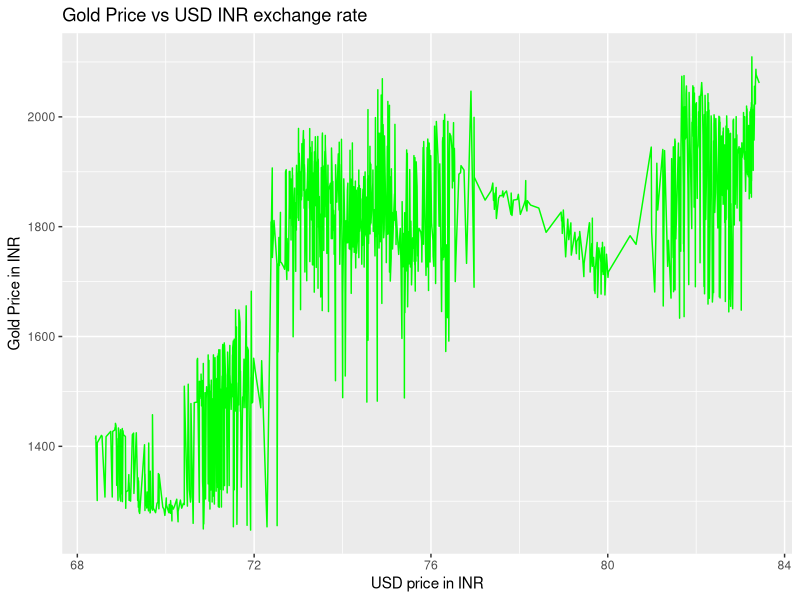
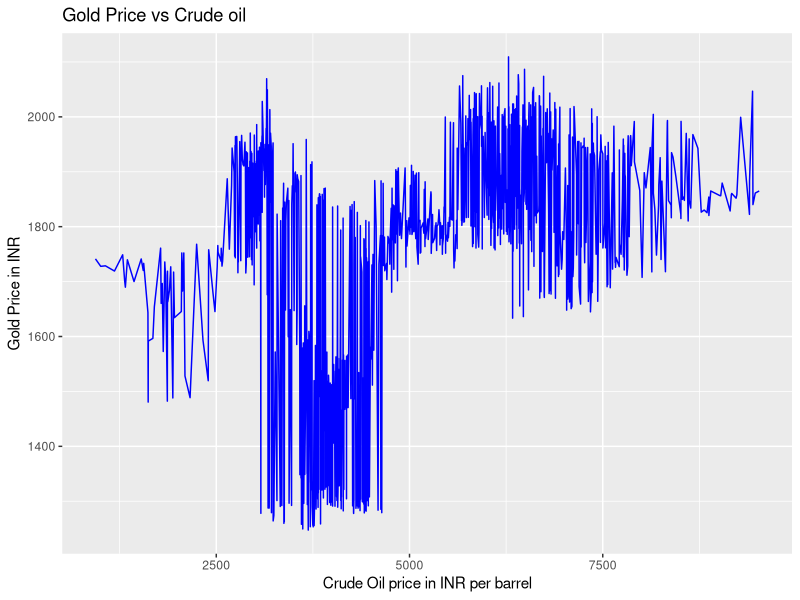
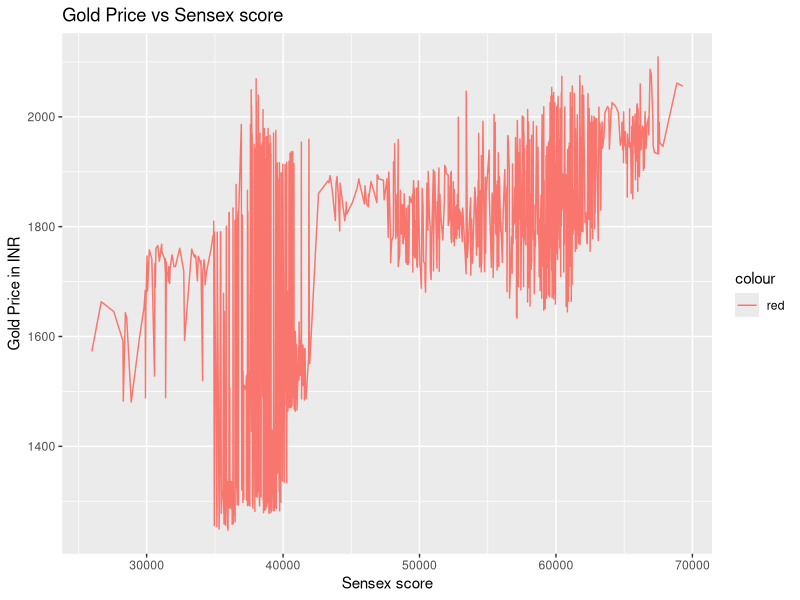
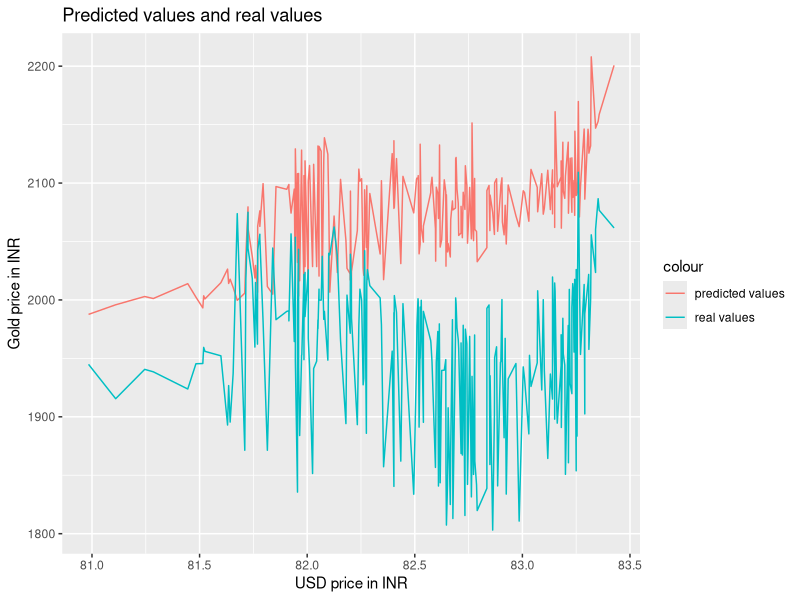

Write the R code that produced these figures, in order.
#Importing libraries
library(ggplot2)

#Importing data
data <- read.csv("goldnew.csv")


#Summary of data
summary(data)


#Visualizing relationship between independent and dependent variables
ggplot()+
  geom_line(aes(x = data$Usd_Inr,
                y = data$Gold_Price),
            colour = 'green') +
  ggtitle("Gold Price vs USD INR exchange rate") +
  labs(x = "USD price in INR",
       y = "Gold Price in INR")


ggplot()+
  geom_line(aes(x = data$Crude_Oil,
                y = data$Gold_Price),
            colour = 'blue') +
  ggtitle("Gold Price vs Crude oil") +
  labs(x = "Crude Oil price in INR per barrel",
       y = "Gold Price in INR")


ggplot(data, aes(y = Gold_Price, colour = ''))+
  geom_line(aes(x = Sensex,
                colour = 'red')) +
  ggtitle("Gold Price vs Sensex score") +
  labs(x = "Sensex score",
       y = "Gold Price in INR")

#Splitting data into test and training set
split <- floor(nrow(data)*0.8)
training_set <- data[1:split,]
test_set <- data[split:nrow(data),]


#Training the model
model <- lm(Gold_Price ~ Usd_Inr + Sensex + Crude_Oil , data = training_set)


#Predicting with test set and model
predictedValues <- predict(model, test_set)
print(predictedValues)  

#Summary of predicted values
summary(predictedValues)


#Summary of actual close
summary(test_set$Gold_Price)

#Storing in result dataset and getting column for difference in predicted and actual value
result_set <- data.frame(test_set, 
                         predictedValues, 
                         test_set$Gold_Price - predictedValues)

#Changing column name to Difference
colnames(result_set)[8] <- "Difference"

#plotting predicted vs real values
ggplot(result_set,aes(x = Usd_Inr, colour = '')) +
  geom_line(aes(y = predictedValues,
                colour = 'predicted values')) +
  geom_line(aes(y = Gold_Price,
                colour = 'real values')) +
  ggtitle("Predicted values and real values") +
  labs(x = 'USD price in INR',
       y = 'Gold price in INR')

#model accuracy
summary(model)


#viewing resultant dataset
View(result_set)

#RMSE
diffSquare <- result_set$Difference^2
rmse <- sqrt(mean(diffSquare))
print(paste("Root mean square error value: ",rmse))